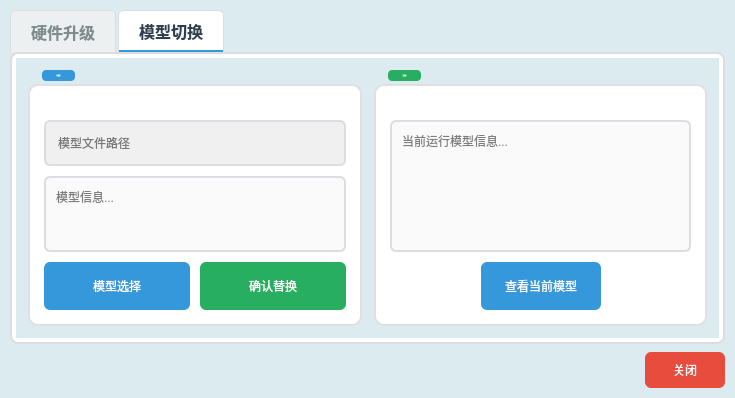
<?xml version="1.0" encoding="UTF-8"?>
<ui version="4.0">
 <class>SenderBinUdpClass</class>
 <widget class="QMainWindow" name="SenderBinUdpClass">
  <property name="geometry">
   <rect>
    <x>0</x>
    <y>0</y>
    <width>735</width>
    <height>388</height>
   </rect>
  </property>
  <property name="windowTitle">
   <string>固件更新</string>
  </property>
  <property name="windowIcon">
   <iconset resource="../OCRdemo.qrc">
    <normaloff>:/PNG/Resources/PNG/Gengxing.png</normaloff>:/PNG/Resources/PNG/Gengxing.png</iconset>
  </property>
  <property name="styleSheet">
   <string notr="true">background-color:rgb(220, 235, 240);</string>
  </property>
  <widget class="QWidget" name="centralWidget">
   <layout class="QVBoxLayout" name="mainLayout">
    <property name="spacing">
     <number>8</number>
    </property>
    <property name="leftMargin">
     <number>10</number>
    </property>
    <property name="topMargin">
     <number>10</number>
    </property>
    <property name="rightMargin">
     <number>10</number>
    </property>
    <property name="bottomMargin">
     <number>10</number>
    </property>
    <item>
     <widget class="QTabWidget" name="tabWidget">
      <property name="font">
       <font>
        <family>Microsoft YaHei</family>
        <pointsize>12</pointsize>
        <bold>true</bold>
       </font>
      </property>
      <property name="styleSheet">
       <string notr="true">QTabWidget::pane{border: 2px solid #dcdde1; border-radius: 8px; background: #ffffff; padding: 4px;}
QTabBar::tab{font: bold 12px &quot;Microsoft YaHei&quot;; padding: 8px 20px; margin-right: 2px; border: 1px solid #dcdde1; border-bottom: none; border-top-left-radius: 6px; border-top-right-radius: 6px; background: #ecf0f1; color: #7f8c8d;}
QTabBar::tab:selected{background: #ffffff; color: #2c3e50; border-bottom: 2px solid #3498db;}
QTabBar::tab:hover{background: #dfe6e9;}</string>
      </property>
      <property name="currentIndex">
       <number>1</number>
      </property>
      <widget class="QWidget" name="tab">
       <attribute name="title">
        <string>硬件升级</string>
       </attribute>
       <layout class="QVBoxLayout" name="tab1Layout">
        <property name="spacing">
         <number>10</number>
        </property>
        <property name="leftMargin">
         <number>15</number>
        </property>
        <property name="topMargin">
         <number>15</number>
        </property>
        <property name="rightMargin">
         <number>15</number>
        </property>
        <property name="bottomMargin">
         <number>15</number>
        </property>
        <item>
         <layout class="QHBoxLayout" name="paramRow">
          <property name="spacing">
           <number>15</number>
          </property>
          <item>
           <widget class="QLabel" name="label">
            <property name="font">
             <font>
              <family>Microsoft YaHei</family>
              <pointsize>12</pointsize>
              <bold>true</bold>
             </font>
            </property>
            <property name="styleSheet">
             <string notr="true">color: #34495e; background: transparent;</string>
            </property>
            <property name="text">
             <string>每包字节：</string>
            </property>
           </widget>
          </item>
          <item>
           <widget class="QSpinBox" name="bytesPerPacketSpb">
            <property name="enabled">
             <bool>false</bool>
            </property>
            <property name="font">
             <font>
              <family>Microsoft YaHei</family>
              <pointsize>-1</pointsize>
              <italic>false</italic>
              <bold>true</bold>
             </font>
            </property>
            <property name="styleSheet">
             <string notr="true">QSpinBox{font: bold 12px &quot;Microsoft YaHei&quot;; padding: 4px 10px; border: 2px solid #bdc3c7; border-radius: 6px; background: #fafafa; min-height: 32px;}
QSpinBox:focus{border-color: #3498db; background: #ffffff;}</string>
            </property>
            <property name="wrapping">
             <bool>false</bool>
            </property>
            <property name="buttonSymbols">
             <enum>QAbstractSpinBox::ButtonSymbols::NoButtons</enum>
            </property>
            <property name="maximum">
             <number>655536</number>
            </property>
           </widget>
          </item>
          <item>
           <widget class="QLabel" name="label_2">
            <property name="font">
             <font>
              <family>Microsoft YaHei</family>
              <pointsize>12</pointsize>
              <bold>true</bold>
             </font>
            </property>
            <property name="styleSheet">
             <string notr="true">color: #34495e; background: transparent;</string>
            </property>
            <property name="text">
             <string>每包间隔：</string>
            </property>
           </widget>
          </item>
          <item>
           <widget class="QSpinBox" name="intervalSpb">
            <property name="enabled">
             <bool>false</bool>
            </property>
            <property name="font">
             <font>
              <family>Microsoft YaHei</family>
              <pointsize>-1</pointsize>
              <italic>false</italic>
              <bold>true</bold>
             </font>
            </property>
            <property name="styleSheet">
             <string notr="true">QSpinBox{font: bold 12px &quot;Microsoft YaHei&quot;; padding: 4px 10px; border: 2px solid #bdc3c7; border-radius: 6px; background: #fafafa; min-height: 32px;}
QSpinBox:focus{border-color: #3498db; background: #ffffff;}</string>
            </property>
            <property name="wrapping">
             <bool>false</bool>
            </property>
            <property name="buttonSymbols">
             <enum>QAbstractSpinBox::ButtonSymbols::NoButtons</enum>
            </property>
            <property name="maximum">
             <number>99999</number>
            </property>
           </widget>
          </item>
          <item>
           <spacer name="paramSpacer">
            <property name="orientation">
             <enum>Qt::Orientation::Horizontal</enum>
            </property>
            <property name="sizeHint" stdset="0">
             <size>
              <width>40</width>
              <height>20</height>
             </size>
            </property>
           </spacer>
          </item>
         </layout>
        </item>
        <item>
         <widget class="QTextEdit" name="dataEdit">
          <property name="enabled">
           <bool>false</bool>
          </property>
          <property name="font">
           <font>
            <family>Microsoft YaHei</family>
            <pointsize>-1</pointsize>
            <italic>false</italic>
            <bold>true</bold>
           </font>
          </property>
          <property name="styleSheet">
           <string notr="true">QTextEdit{font: bold 11px &quot;Microsoft YaHei&quot;; border: 2px solid #bdc3c7; border-radius: 6px; background: #fafafa; padding: 6px;}
QTextEdit:focus{border-color: #3498db; background: #ffffff;}</string>
          </property>
          <property name="placeholderText">
           <string>数据内容...</string>
          </property>
         </widget>
        </item>
        <item>
         <layout class="QHBoxLayout" name="fileRow">
          <property name="spacing">
           <number>10</number>
          </property>
          <item>
           <widget class="QPushButton" name="selectFileBtn">
            <property name="minimumSize">
             <size>
              <width>80</width>
              <height>36</height>
             </size>
            </property>
            <property name="styleSheet">
             <string notr="true">QPushButton{background: #3498db; color: white; border-radius: 6px; padding: 8px 16px;}
QPushButton:hover{background: #2980b9;}</string>
            </property>
            <property name="text">
             <string>选择文件</string>
            </property>
           </widget>
          </item>
          <item>
           <widget class="QLineEdit" name="filePathEdit">
            <property name="enabled">
             <bool>false</bool>
            </property>
            <property name="font">
             <font>
              <family>Microsoft YaHei</family>
              <pointsize>-1</pointsize>
              <italic>false</italic>
              <bold>true</bold>
             </font>
            </property>
            <property name="styleSheet">
             <string notr="true">QLineEdit{font: bold 11px &quot;Microsoft YaHei&quot;; padding: 6px 10px; border: 2px solid #bdc3c7; border-radius: 6px; background: #f0f0f0; min-height: 32px;}</string>
            </property>
            <property name="placeholderText">
             <string>未选择文件</string>
            </property>
           </widget>
          </item>
         </layout>
        </item>
        <item>
         <layout class="QHBoxLayout" name="actionRow">
          <property name="spacing">
           <number>10</number>
          </property>
          <item>
           <spacer name="actionSpacer">
            <property name="orientation">
             <enum>Qt::Orientation::Horizontal</enum>
            </property>
            <property name="sizeHint" stdset="0">
             <size>
              <width>40</width>
              <height>20</height>
             </size>
            </property>
           </spacer>
          </item>
          <item>
           <widget class="QPushButton" name="writeBtn">
            <property name="minimumSize">
             <size>
              <width>110</width>
              <height>40</height>
             </size>
            </property>
            <property name="styleSheet">
             <string notr="true">QPushButton{background: #27ae60; color: white; border-radius: 6px; padding: 8px 20px;}
QPushButton:hover{background: #219a52;}
QPushButton:pressed{background: #1e8449;}</string>
            </property>
            <property name="text">
             <string>一键写入</string>
            </property>
            <property name="icon">
             <iconset resource="../OCRdemo.qrc">
              <normaloff>:/PIC/Resources/PICs/Bianji.png</normaloff>:/PIC/Resources/PICs/Bianji.png</iconset>
            </property>
            <property name="iconSize">
             <size>
              <width>20</width>
              <height>20</height>
             </size>
            </property>
           </widget>
          </item>
          <item>
           <widget class="QPushButton" name="eraseBtn">
            <property name="minimumSize">
             <size>
              <width>110</width>
              <height>40</height>
             </size>
            </property>
            <property name="styleSheet">
             <string notr="true">QPushButton{background: #e74c3c; color: white; border-radius: 6px; padding: 8px 20px;}
QPushButton:hover{background: #c0392b;}
QPushButton:pressed{background: #a93226;}</string>
            </property>
            <property name="text">
             <string>程序擦除</string>
            </property>
            <property name="icon">
             <iconset resource="../OCRdemo.qrc">
              <normaloff>:/PIC/Resources/PICs/clear.png</normaloff>:/PIC/Resources/PICs/clear.png</iconset>
            </property>
            <property name="iconSize">
             <size>
              <width>20</width>
              <height>20</height>
             </size>
            </property>
           </widget>
          </item>
          <item>
           <spacer name="actionSpacerRight">
            <property name="orientation">
             <enum>Qt::Orientation::Horizontal</enum>
            </property>
            <property name="sizeHint" stdset="0">
             <size>
              <width>40</width>
              <height>20</height>
             </size>
            </property>
           </spacer>
          </item>
         </layout>
        </item>
       </layout>
      </widget>
      <widget class="QWidget" name="tab_2">
       <attribute name="title">
        <string>模型切换</string>
       </attribute>
       <layout class="QHBoxLayout" name="tab2Layout">
        <property name="spacing">
         <number>12</number>
        </property>
        <property name="leftMargin">
         <number>12</number>
        </property>
        <property name="topMargin">
         <number>12</number>
        </property>
        <property name="rightMargin">
         <number>12</number>
        </property>
        <property name="bottomMargin">
         <number>12</number>
        </property>
        <item>
         <widget class="QGroupBox" name="switchModelBox">
          <property name="font">
           <font>
            <family>Microsoft YaHei</family>
            <pointsize>-1</pointsize>
            <italic>false</italic>
            <bold>true</bold>
           </font>
          </property>
          <property name="styleSheet">
           <string notr="true">QGroupBox{font: bold 14px &quot;Microsoft YaHei&quot;; color: #2c3e50; border: 2px solid #e0e0e0; border-radius: 10px; margin-top: 14px; padding-top: 18px; background: #ffffff;}
QGroupBox::title{subcontrol-origin: margin; left: 14px; padding: 4px 14px; background: #3498db; color: white; border-radius: 4px;}
QTextEdit{font: bold 12px &quot;Microsoft YaHei&quot;; border: 2px solid #dcdde1; border-radius: 6px; background: #fafafa; padding: 6px;}
QTextEdit:focus{border-color: #3498db; background: #ffffff;}
QLineEdit{font: 12px &quot;Microsoft YaHei&quot;; padding: 6px 10px; border: 2px solid #dcdde1; border-radius: 6px; background: #f0f0f0; min-height: 30px;}
QPushButton{font: bold 12px &quot;Microsoft YaHei&quot;; border-radius: 6px; padding: 8px 16px; min-height: 32px;}
QPushButton:hover{opacity: 0.9;}</string>
          </property>
          <property name="title">
           <string>切换模型</string>
          </property>
          <layout class="QVBoxLayout" name="switchModelLayout">
           <property name="spacing">
            <number>10</number>
           </property>
           <property name="leftMargin">
            <number>14</number>
           </property>
           <property name="topMargin">
            <number>16</number>
           </property>
           <property name="rightMargin">
            <number>14</number>
           </property>
           <property name="bottomMargin">
            <number>14</number>
           </property>
           <item>
            <widget class="QLineEdit" name="modelPathEdit">
             <property name="enabled">
              <bool>false</bool>
             </property>
             <property name="placeholderText">
              <string>模型文件路径</string>
             </property>
            </widget>
           </item>
           <item>
            <widget class="QTextEdit" name="modelInfoEdit">
             <property name="enabled">
              <bool>false</bool>
             </property>
             <property name="placeholderText">
              <string>模型信息...</string>
             </property>
            </widget>
           </item>
           <item>
            <layout class="QHBoxLayout" name="modelBtnRow">
             <property name="spacing">
              <number>10</number>
             </property>
             <item>
              <widget class="QPushButton" name="selectModelBtn">
               <property name="minimumSize">
                <size>
                 <width>90</width>
                 <height>48</height>
                </size>
               </property>
               <property name="styleSheet">
                <string notr="true">QPushButton{background: #3498db; color: white;} QPushButton:hover{background: #2980b9;}</string>
               </property>
               <property name="text">
                <string>模型选择</string>
               </property>
              </widget>
             </item>
             <item>
              <widget class="QPushButton" name="confirmReplaceBtn">
               <property name="minimumSize">
                <size>
                 <width>90</width>
                 <height>48</height>
                </size>
               </property>
               <property name="styleSheet">
                <string notr="true">QPushButton{background: #27ae60; color: white;} QPushButton:hover{background: #219a52;}</string>
               </property>
               <property name="text">
                <string>确认替换</string>
               </property>
              </widget>
             </item>
            </layout>
           </item>
          </layout>
         </widget>
        </item>
        <item>
         <widget class="QGroupBox" name="currentModelBox">
          <property name="font">
           <font>
            <family>Microsoft YaHei</family>
            <pointsize>-1</pointsize>
            <italic>false</italic>
            <bold>true</bold>
           </font>
          </property>
          <property name="styleSheet">
           <string notr="true">QGroupBox{font: bold 14px &quot;Microsoft YaHei&quot;; color: #2c3e50; border: 2px solid #e0e0e0; border-radius: 10px; margin-top: 14px; padding-top: 18px; background: #ffffff;}
QGroupBox::title{subcontrol-origin: margin; left: 14px; padding: 4px 14px; background: #27ae60; color: white; border-radius: 4px;}
QTextEdit{font: bold 12px &quot;Microsoft YaHei&quot;; border: 2px solid #dcdde1; border-radius: 6px; background: #fafafa; padding: 6px;}
QTextEdit:focus{border-color: #3498db; background: #ffffff;}
QPushButton{font: bold 12px &quot;Microsoft YaHei&quot;; border-radius: 6px; padding: 8px 16px; min-height: 32px;}
QPushButton:hover{opacity: 0.9;}</string>
          </property>
          <property name="title">
           <string>当前模型</string>
          </property>
          <layout class="QVBoxLayout" name="currentModelLayout">
           <property name="spacing">
            <number>10</number>
           </property>
           <property name="leftMargin">
            <number>14</number>
           </property>
           <property name="topMargin">
            <number>16</number>
           </property>
           <property name="rightMargin">
            <number>14</number>
           </property>
           <property name="bottomMargin">
            <number>14</number>
           </property>
           <item>
            <widget class="QTextEdit" name="currentModelInfoEdit">
             <property name="enabled">
              <bool>false</bool>
             </property>
             <property name="placeholderText">
              <string>当前运行模型信息...</string>
             </property>
            </widget>
           </item>
           <item>
            <layout class="QHBoxLayout" name="currentModelBtnRow">
             <property name="spacing">
              <number>10</number>
             </property>
             <item>
              <spacer name="currentModelSpacer">
               <property name="orientation">
                <enum>Qt::Orientation::Horizontal</enum>
               </property>
               <property name="sizeHint" stdset="0">
                <size>
                 <width>40</width>
                 <height>20</height>
                </size>
               </property>
              </spacer>
             </item>
             <item>
              <widget class="QPushButton" name="viewModelBtn">
               <property name="minimumSize">
                <size>
                 <width>120</width>
                 <height>48</height>
                </size>
               </property>
               <property name="styleSheet">
                <string notr="true">QPushButton{background: #3498db; color: white;} QPushButton:hover{background: #2980b9;}</string>
               </property>
               <property name="text">
                <string>查看当前模型</string>
               </property>
              </widget>
             </item>
             <item>
              <spacer name="currentModelSpacerRight">
               <property name="orientation">
                <enum>Qt::Orientation::Horizontal</enum>
               </property>
               <property name="sizeHint" stdset="0">
                <size>
                 <width>40</width>
                 <height>20</height>
                </size>
               </property>
              </spacer>
             </item>
            </layout>
           </item>
          </layout>
         </widget>
        </item>
       </layout>
      </widget>
     </widget>
    </item>
    <item>
     <layout class="QHBoxLayout" name="horizontalLayout">
      <item>
       <spacer name="horizontalSpacer">
        <property name="orientation">
         <enum>Qt::Orientation::Horizontal</enum>
        </property>
        <property name="sizeHint" stdset="0">
         <size>
          <width>40</width>
          <height>20</height>
         </size>
        </property>
       </spacer>
      </item>
      <item>
       <widget class="QPushButton" name="closeBtn">
        <property name="minimumSize">
         <size>
          <width>80</width>
          <height>36</height>
         </size>
        </property>
        <property name="maximumSize">
         <size>
          <width>80</width>
          <height>36</height>
         </size>
        </property>
        <property name="styleSheet">
         <string notr="true">QPushButton{font: bold 12px &quot;Microsoft YaHei&quot;; background: #e74c3c; color: white; border-radius: 6px; padding: 6px 14px;}
QPushButton:hover{background: #c0392b;}</string>
        </property>
        <property name="text">
         <string>关闭</string>
        </property>
        <property name="icon">
         <iconset resource="../OCRdemo.qrc">
          <normaloff>:/PIC/Resources/PICs/Fanhui.png</normaloff>:/PIC/Resources/PICs/Fanhui.png</iconset>
        </property>
        <property name="iconSize">
         <size>
          <width>20</width>
          <height>20</height>
         </size>
        </property>
       </widget>
      </item>
     </layout>
    </item>
   </layout>
  </widget>
 </widget>
 <resources>
  <include location="../OCRdemo.qrc"/>
 </resources>
 <connections/>
</ui>
